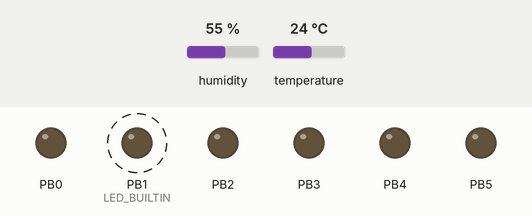
Recording of a sketch running on a simulated ATtiny85, built with avr-gcc and run on an emulated ATtiny85. Parts: output pins drawn as LEDs (lit = HIGH). Dashed ring = blinking. The test bench sets the inputs (shaded band); at power-on: temperature 24 °C, humidity 55 %. Sleep ends after the set time or at an interrupt.

Above: at 3.1 s.
3.2 s: temperature set to 14.1 °C
At 4.8 s:
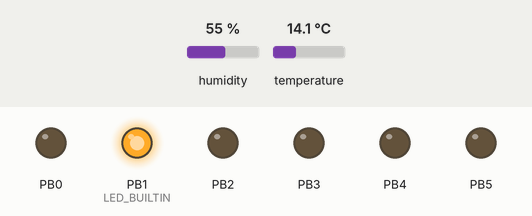
7.4 s: temperature set to 12.7 °C
At 8.55 s:
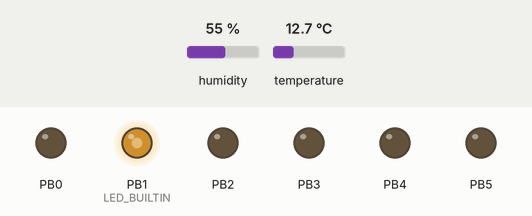
11.6 s: humidity set to 22 %
Timing chart, 0 to 21.8 s (numbered marks = the images above; inputs shaded):
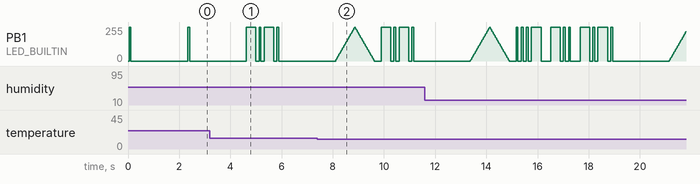

Measured:
- the behaviour switches between 13.5 and 13.4 °C on temperature (found by bisection; images 1 and 2)

The sketch:

Attiny85_HTU21D.ino
```cpp
#include <avr/interrupt.h>
#include <avr/sleep.h>
#include <avr/power.h>
#include <avr/wdt.h>

#include <TinyWireM.h>
#include <Adafruit_HTU21DF.h>
//#include <SendOnlySoftwareSerial.h>

#define DOT 75           // Duration of a dot
#define DASH 375         // Duration of a dash
#define INNER_PAUSE 125  // Duration of pause between dot and dash in a character
#define CHAR_BREAK 250   // Duration of pause between characters
#define START_FAST_REP 5 // Number of times message is repeated at startup with short delay
#define TEMPS_SIZE 40    // Number of temp measurements to detect spikes
                         // if 40 max time span is 40 * 8s = 320s = 5m20s

Adafruit_HTU21DF htu = Adafruit_HTU21DF();
//SendOnlySoftwareSerial mySerial (4);  // Tx pin

float temp, hum;
bool warn;

// we store 40 temp measurement, 1 each 4 to 8 seconds
// so max time span is 40 * 8s = 320s = 5m20s
byte temps[TEMPS_SIZE];
byte temps_idx = 0;
byte min_t, max_t;
bool is_temps_full = false;
byte bright = 0;

// *** BEGIN POWER SAVE CODE ** //

ISR(WDT_vect) {
  // Don't do anything here but we must include this
  // block of code otherwise the interrupt calls an
  // uninitialized interrupt handler.
}

void watchdogSetup(){
  //MCU MicroController Unit
  //MCUSR = MCU Status Register
  //WDTCR = WatchDog Timer Control and Register
  //WDTCSR = WatchDog Timer Control and Status Register
  //WDRF = WatchDog Reset Flag
  //WDCE = WatchDog Change Enable
  //WDE = WatchDog Enable
  //WDP3-0 = WatchDog Prescaler bits as follows

  //WDP3 - WDP2 - WPD1 - WDP0 - time
  // 0      0      0      0      16 ms
  // 0      0      0      1      32 ms
  // 0      0      1      0      64 ms
  // 0      0      1      1      0.125 s
  // 0      1      0      0      0.25 s
  // 0      1      0      1      0.5 s
  // 0      1      1      0      1.0 s
  // 0      1      1      1      2.0 s
  // 1      0      0      0      4.0 s
  // 1      0      0      1      8.0 s

  static byte fast = START_FAST_REP;

  // Reset the watchdog reset flag
  bitClear(MCUSR, WDRF);
  // Start timed sequence
  bitSet(WDTCR, WDCE); //Watchdog Change Enable to clear WD
  bitSet(WDTCR, WDE); //Enable WD

  if (fast){
    // Set new watchdog timeout value to 2 seconds
    bitSet(WDTCR, WDP2);
    bitSet(WDTCR, WDP1);
    bitSet(WDTCR, WDP0);
    fast--;
  } else {
    // Set new watchdog timeout value to 8 seconds
    bitSet(WDTCR, WDP3);
    bitSet(WDTCR, WDP0);
  }
  // Enable interrupts instead of reset
  bitSet(WDTCR, WDIE);
}

void goSleep(){
  watchdogSetup(); //enable watchDog
  set_sleep_mode(SLEEP_MODE_PWR_DOWN);
  sleep_mode();
  //disable watchdog after sleep
  wdt_disable();
}

// *** END POWER SAVE CODE ** //

// *** BEGIN HUMIDITY / TEMPERATURE MEASUREMENT CODE ** //

void dot(){
  digitalWrite(LED_BUILTIN, HIGH);
  delay(DOT);
  digitalWrite(LED_BUILTIN, LOW);
  delay(INNER_PAUSE);
}

void dash(){
  digitalWrite(LED_BUILTIN, HIGH);
  delay(DASH);
  digitalWrite(LED_BUILTIN, LOW);
  delay(INNER_PAUSE);
}

void pulse(){
  byte b = 0;
  bool rise = true;
  do {
    b = (rise) ? b + 5 : b - 5;
    if (b == 255) rise = false;
    analogWrite(LED_BUILTIN, b);
    delay(15);
  } while (b > 0);
}

void setup() {
  // *** BEGIN POWER SAVE CODE ** //
  //we don't do any analog to digital conversion here, nor using timer 1
  power_adc_disable();
  power_timer1_disable();
  //change all pin to OUTPUT LOW
  for (byte i = 0; i <= 5; i++){
    pinMode (i, OUTPUT);
    digitalWrite (i, LOW);
  }
  // *** END POWER SAVE CODE ** //

//  pinMode(LED_BUILTIN, OUTPUT);
//  mySerial.begin(9600);

  if (!htu.begin()) {
//    mySerial.println("Couldn't find sensor!");
    //SOS ... --- ...
    dot(); dot(); dot(); delay(CHAR_BREAK);
    dash(); dash(); dash(); delay(CHAR_BREAK);
    dot(); dot(); dot(); delay(CHAR_BREAK);
    while (1);
  }
}


void loop() {
  temp = htu.readTemperature();
  //compensated humidity calculation accodring to datasheet
  hum = htu.readHumidity() + (25 - temp) * -0.15;

  //sensor range is -40 ~ 125 celsius, we can store in an unsigned byte
  //adding 40 to make it always positive, measuring difference between min and max
  //result will be unaffected. Adding also 0.5 so casting acts a rounding.
  temps[temps_idx++] = temp + 40.5;

  min_t = temps[0];
  max_t = temps[0];
  for (byte i = 1; i < ((is_temps_full) ? TEMPS_SIZE : temps_idx); i++){
    min_t = min(min_t, temps[i]);
    max_t = max(max_t, temps[i]);
  }
  if (temps_idx == TEMPS_SIZE){
    is_temps_full = true;
    temps_idx = 0;
  }

  /*
  mySerial.print("Temp: ");
  mySerial.print(temp);
  mySerial.print("\tC.Hum: ");
  mySerial.println(hum);
  delay(1000);
  */

  warn = false;

  if (max_t - min_t > 10){
     //[S]PIKE is a pulse
    power_adc_enable();
    pulse();
    power_adc_disable();
    warn = true;
  }

  if (hum > 75 || hum < 25 || temp < 5 || temp > 50){
    if (warn) delay(CHAR_BREAK);
    //[V]ERY ...-
    dot(); dot(); dot(); dash();
    warn = true;
  }

  if (hum > 60){
    if (warn) delay(CHAR_BREAK);
    //[M]OIST --
    dash(); dash();
    warn = true;
  } else if (hum < 40){
    if (warn) delay(CHAR_BREAK);
    //[D]RY -..
    dash(); dot(); dot();
    warn = true;
  }

  if (temp < 15){
    if (warn) delay(CHAR_BREAK);
    //[C]OLD -.-.
    dash(); dot(); dash(); dot();
    warn = true;
  } else if (temp > 40){
    if (warn) delay(CHAR_BREAK);
    //[H]OT ....
    dot(); dot(); dot(); dot();
    warn = true;
  }

  if (! warn){
    //alive blink
    dot();
  }

  //go sleep for N seconds
  goSleep();
}
```
